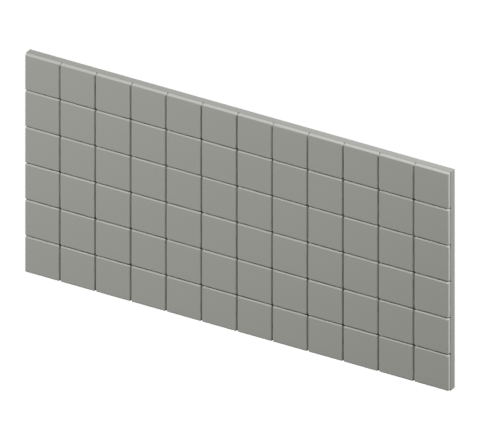
#> input picture assets-source/previews/backsplash-zellige.png, 480 x 440 px, given in place of backsplash-zellige.png.png, which was not available
$ python studio_contact_sheet.py ../../assets-source/previews/backsplash-zellige.png
#> lines starting #> are read from the running program, lines starting #| are printed output that depends on the picture; pictures that were not available may be replaced by others from this repository, and a replacement may not be noted
"""Arrange unmodified catalog renders for review (no retouching)."""
import sys
from pathlib import Path
from PIL import Image,ImageDraw
root=Path(__file__).resolve().parents[2]
ids=sys.argv[1:]
out=Image.new('RGB',(1440,320*((len(ids)+2)//3)),'#e9e7e1');draw=ImageDraw.Draw(out)
#> after `out = Image.new('RGB', (1440, 320 * ((len(ids) + 2) // 3)), '#e9e7e1')`:
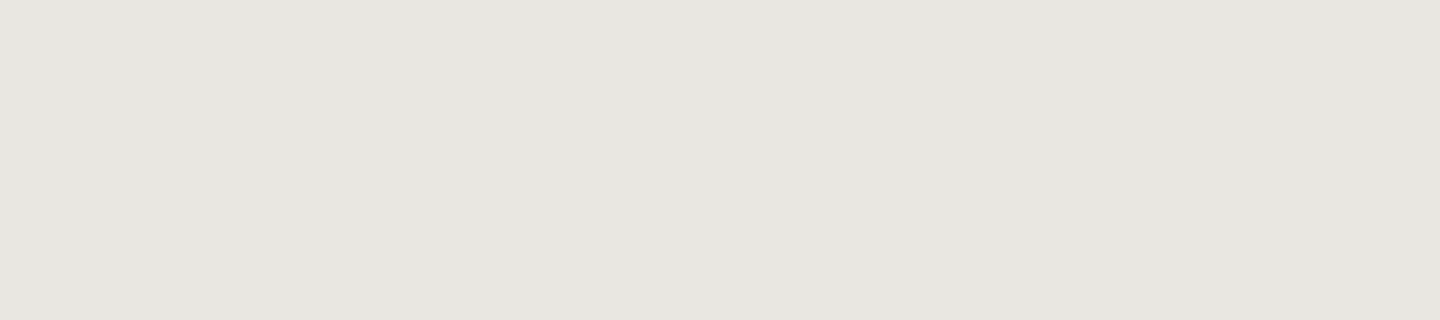
#> out: PIL image 1440x320 RGB; mean R, G, B 233, 231, 225
for j,id in enumerate(ids):
 im=Image.open(root/'assets-source/previews'/f'{id}.png').convert('RGBA');im.thumbnail((440,290));out.paste(im,((j%3)*480+20,(j//3)*320),im);draw.text(((j%3)*480+20,(j//3)*320+295),id,fill='black')
#> further down, im is the input picture: PIL image 480x440 RGBA; mean R, G, B, A 66.6, 66.6, 64.2, 115.7
#> after `out.paste(im, (j % 3 * 480 + 20, j // 3 * 320), im)`:
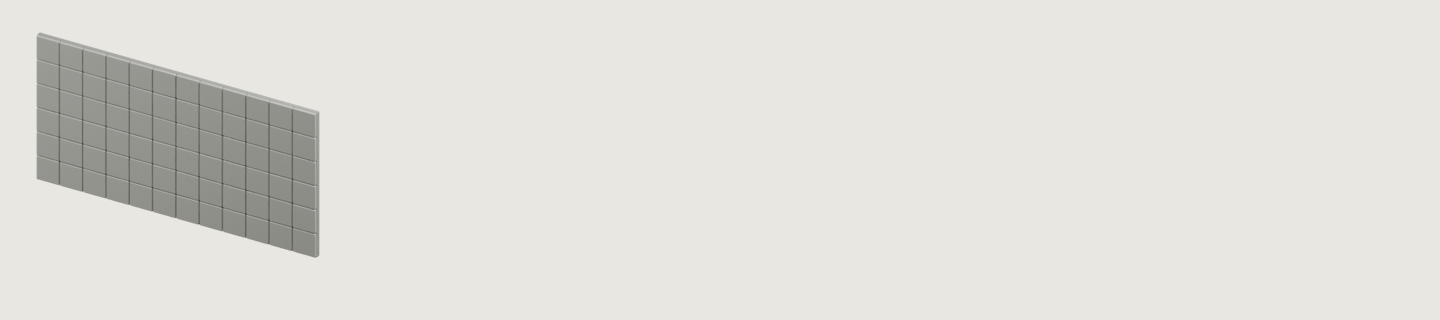
#> out: PIL image 1440x320 RGB; mean R, G, B 225.1, 223.3, 217.3
out.save(root/'.generated/studio-samples.jpg')
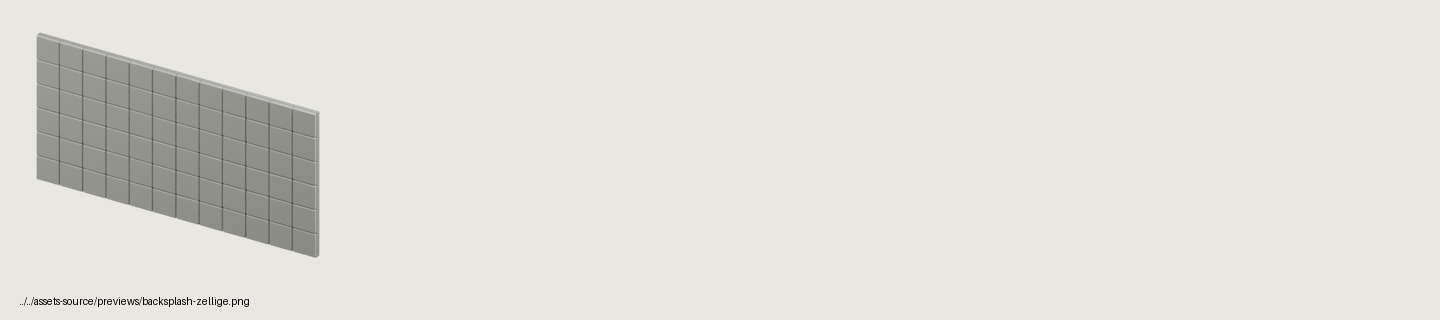
#> saved as studio-samples.jpg: PIL image 1440x320 RGB; mean R, G, B 224.8, 223, 217.1

$ run again, on assets-source/previews/flowering-shrub.png
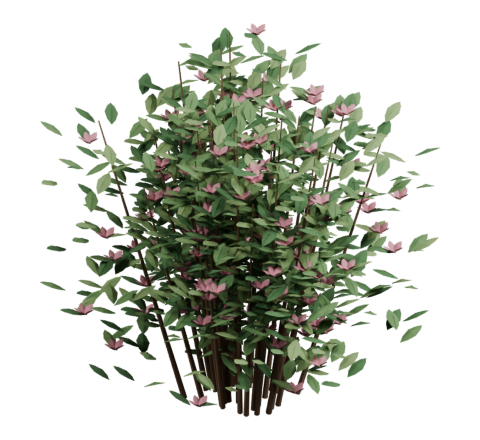
#> input picture assets-source/previews/flowering-shrub.png, 480 x 440 px, given in place of flowering-shrub.png.png, which was not available
#> im is the input picture: PIL image 480x440 RGBA; mean R, G, B, A 31.8, 36.2, 24.9, 86.4
#> `im.thumbnail((440, 290))`:
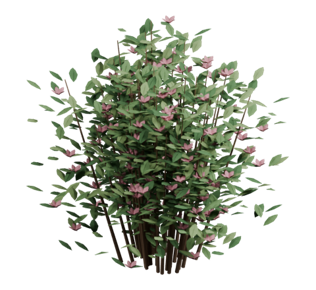
#> im: PIL image 316x290 RGBA; mean R, G, B, A 33, 37.6, 25.8, 86.3; transparent parts drawn white
#> `out.save(root/'.generated/studio-samples.jpg')`:
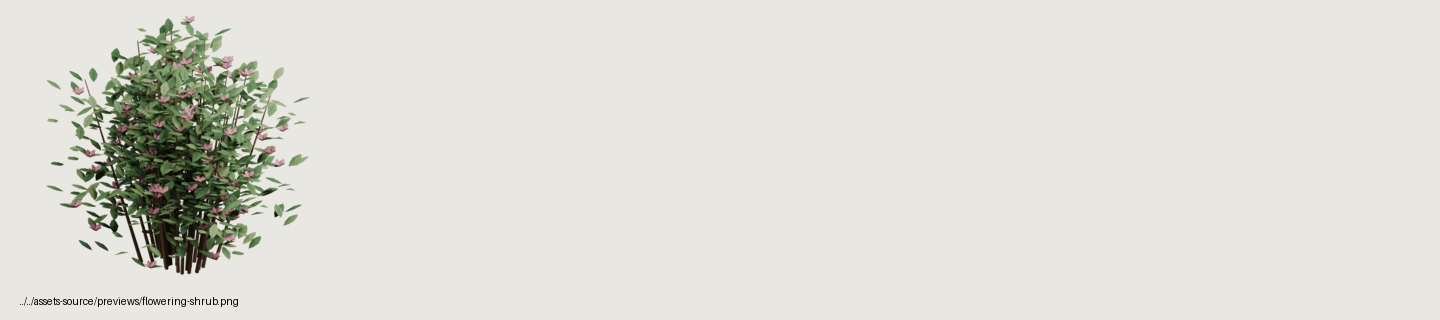
#> saved as studio-samples.jpg: PIL image 1440x320 RGB; mean R, G, B 222.6, 221.5, 214
